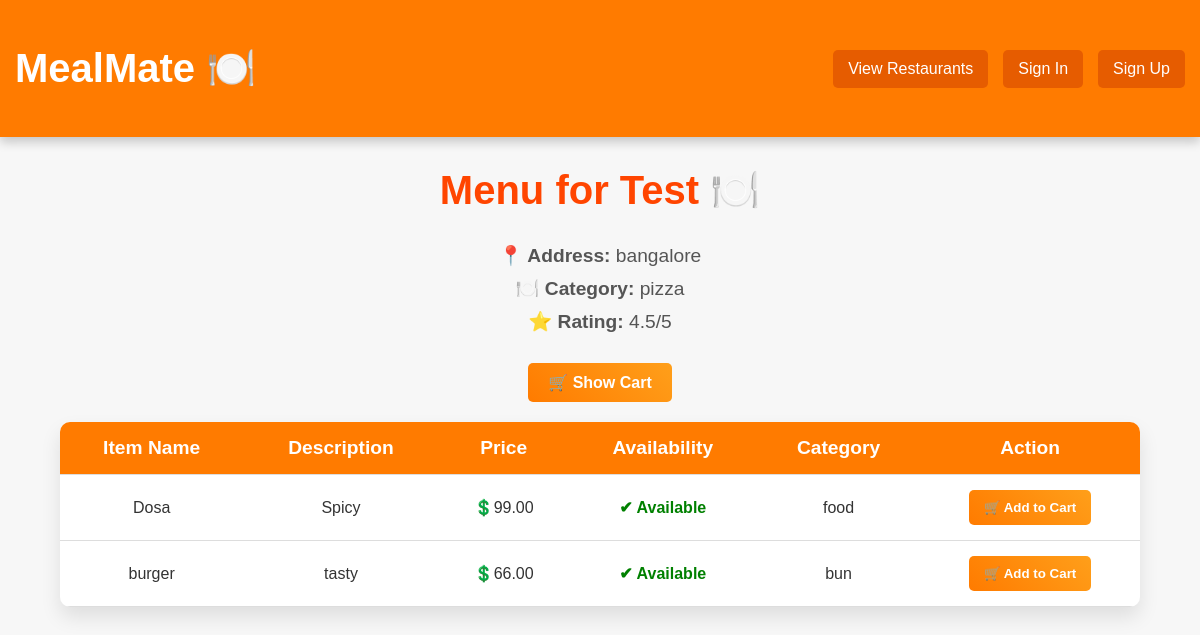
The page /cusmenu/1/madhu/ on the database its author committed.
### delivery/models.py (models this page shows, shortened)
class Restaurants(models.Model):
    Res_name = models.CharField(max_length=100)
    Food_cat = models.CharField(max_length=200)
    rating = models.FloatField()
    img = models.URLField(default="https://png.pngtree.com/png-vector/20200729/ourmid/pngtree-small-restaurant-building-vector-with-flat-design-png-image_2316583.jpg")
    address = models.CharField(max_length=100)

class Menu(models.Model):
    res = models.ForeignKey(
        Restaurants,
        on_delete=models.CASCADE
    )
    item_name = models.CharField(max_length=100)
    description = models.TextField(blank=True, null=True)
    price = models.DecimalField(max_digits=6, decimal_places=2)
    is_available = models.BooleanField(default=True)
    category = models.CharField(max_length=50)

### delivery/views.py (the view)
# urls.py: path('cusmenu/<int:id>/<str:username>/', views.cusmenu, name = 'cusmenu'),
def cusmenu(request, id, username):
    res = Restaurants.objects.get(pk=id)
    menu = Menu.objects.filter(res=res)
    return render (request, 'delivery/cusmenu.html', {'res': res, 'menu': menu, 'username': username})

### delivery/templates/delivery/cusmenu.html (shortened to what this page needs)
<!DOCTYPE html>
<html lang="en">
<head>
</head>
<body>
    <nav>
        <h2 style="color: white;">MealMate 🍽️</h2>
        <div class="nav-links">
            <a href="{% url 'delivery:cusdisplay_res' username %}">View Restaurants</a>
            <a href="{% url 'delivery:sign_in' %}">Sign In</a>
            <a href="{% url 'delivery:sign_up' %}">Sign Up</a>
        </div>
    </nav>
    <h2>Menu for {{ res.Res_name }} 🍽️</h2>
    <p><strong>📍 Address:</strong> {{ res.address }}</p>
    <p><strong>🍽️ Category:</strong> {{ res.Food_cat }}</p>
    <p><strong>⭐ Rating:</strong> {{ res.rating }}/5</p>
    <a href="{% url 'delivery:show_cart' username %}" class="cart-link">🛒 Show Cart</a>
    <table>
        <tr>
            <th>Item Name</th>
            <th>Description</th>
            <th>Price</th>
            <th>Availability</th>
            <th>Category</th>
            <th>Action</th>
        </tr>
        {% for item in menu %}
        <tr>
            <td>{{ item.item_name }}</td>
            <td>{{ item.description }}</td>
            <td>💲{{ item.price }}</td>
            <td>
                {% if item.is_available %}
                    <span style="color: green; font-weight: bold;">✔ Available</span>
                {% else %}
                    <span style="color: red; font-weight: bold;">❌ Not Available</span>
                {% endif %}
            </td>
            <td>{{ item.category }}</td>
            <td>
                <form method="POST" action="{% url 'delivery:add_to_cart' item.id username %}">
                    <button type="submit" onclick="return confirm('Are you sure you want to add this to the cart?')">🛒 Add to Cart</button>
                </form>
            </td>
        </tr>
        {% empty %}
        <tr>
            <td colspan="6">No menu items available.</td>
        </tr>
        {% endfor %}
    </table>
</body>
</html>

### delivery/templates/delivery/cusmenu.html (style rules this page uses)
* { margin: 0; padding: 0; box-sizing: border-box; font-family: 'Poppins', sans-serif; }
body { background-color: #f7f7f7; color: #333; text-align: center; }
nav { background-color: #ff7b00; padding: 15px; display: flex; justify-content: space-between; align-items: center; box-shadow: 0 5px 10px rgba(0, 0, 0, 0.2); }
.nav-links { display: flex; gap: 15px; }
.nav-links a { text-decoration: none; color: white; padding: 10px 15px; background-color: #e65c00; border-radius: 5px; transition: 0.3s; }
h2 { margin: 30px 0; font-size: 2.5rem; font-weight: bold; color: #ff4500; }
p { font-size: 1.2rem; color: #555; margin-bottom: 10px; }
.cart-link { display: inline-block; margin: 20px 0; padding: 10px 20px; background: linear-gradient(45deg, #ff7b00, #ff9f1a); color: white; font-weight: bold; text-decoration: none; border-radius: 5px; transition: 0.3s; }
table { width: 90%; margin: auto; border-collapse: collapse; background: white; border-radius: 10px; overflow: hidden; box-shadow: 0 10px 20px rgba(0, 0, 0, 0.1); }
th, td { padding: 15px; text-align: center; border-bottom: 1px solid #ddd; }
th { background-color: #ff7b00; color: white; font-size: 1.2rem; }
button { padding: 10px 15px; background: linear-gradient(45deg, #ff7b00, #ff9f1a); color: white; border: none; border-radius: 5px; font-weight: bold; cursor: pointer; transition: 0.3s; }

### rows shown on the page
Restaurants: Res_name "Test", address "bangalore", Food_cat "pizza", rating "4.5"
Menu: item_name "Dosa", description "Spicy", price "99.00", is_available "✔ Available", category "food"
Menu: item_name "burger", description "tasty", price "66.00", is_available "✔ Available", category "bun"
